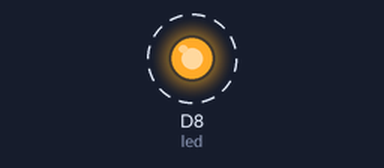
Bench run of a program on a simulated CircuitPython board. Shown: output pins drawn as LEDs (lit = HIGH). Dashed ring = blinking. What the program prints to the serial console is not drawn.

Above: at 0.05 s.
Timing chart, 0 to 3.0 s (numbered marks = the images above):
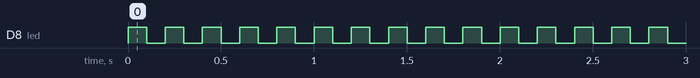

The program:

getattr_for_object_based_on_variable.py
```python
from digitalio import DigitalInOut, Direction
import board
import time

pin = 8
led = DigitalInOut(getattr(board,"D"+str(pin)))
led = DigitalInOut(board.D8)
led.direction = Direction.OUTPUT

print("blinky")

while True:
    led.value = True
    time.sleep(0.1)
    led.value = False
    time.sleep(0.1)
```

Measured:
- by itself, D8 (led): alternates HIGH for 0.10 s and LOW for 0.10 s
